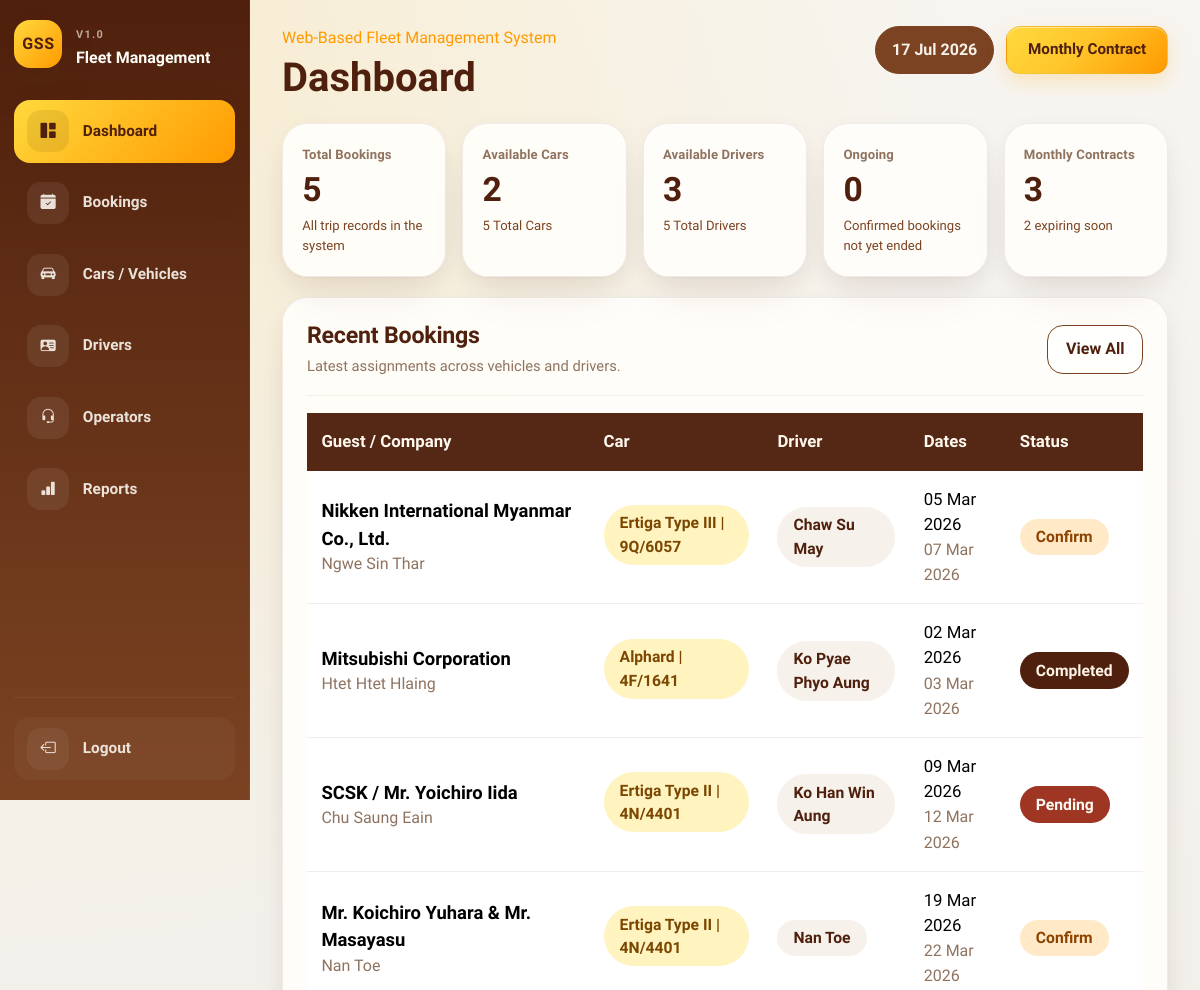
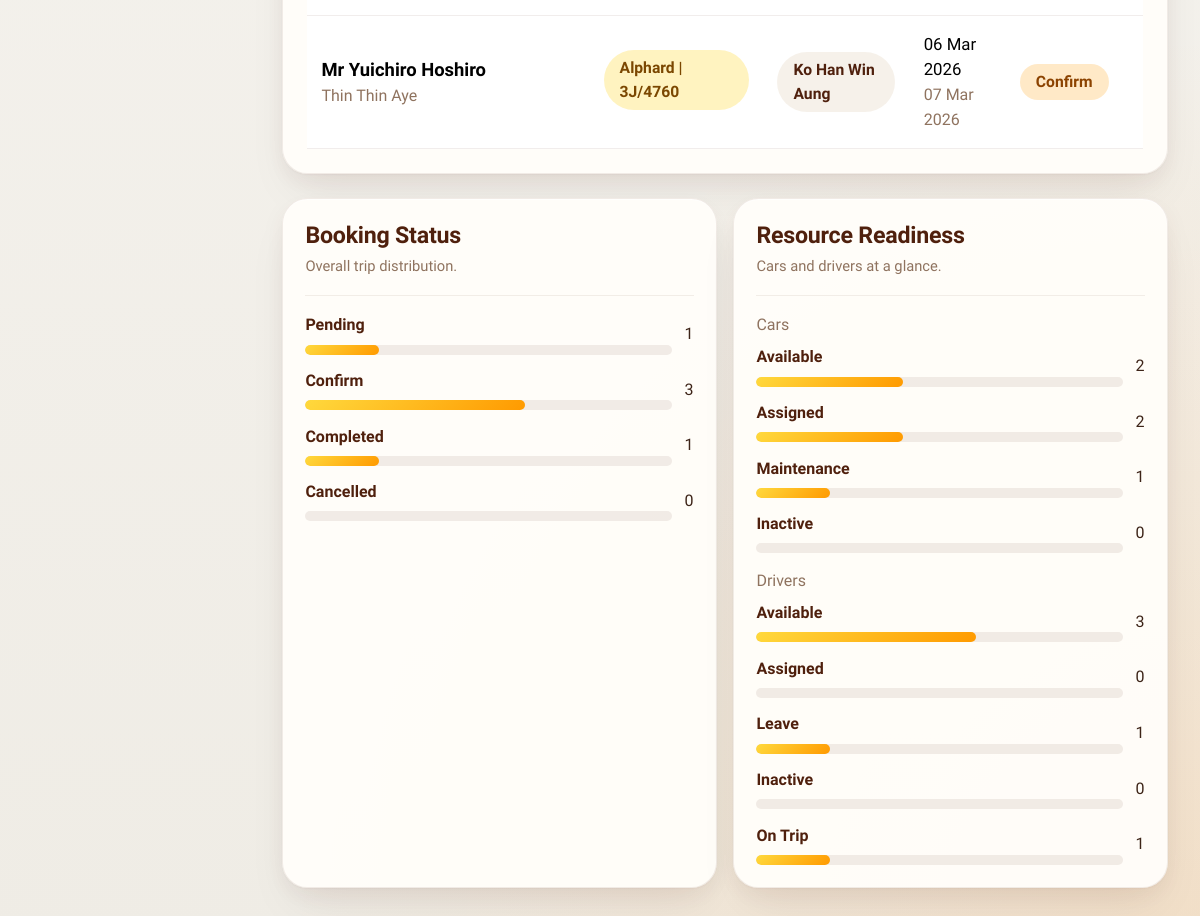
The app's page /index.php (signed in) with its own data (2 pictures, top to bottom).
### tables this page shows
CREATE TABLE bookings (

    id INT UNSIGNED AUTO_INCREMENT PRIMARY KEY,

    guest_company_name VARCHAR(255) NOT NULL,

    car_id INT UNSIGNED NULL,

    custom_car_name VARCHAR(255) NULL,

    secondary_car_id INT UNSIGNED NULL,

    driver_id INT UNSIGNED NULL,

    custom_driver_name VARCHAR(255) NULL,

    operator_id INT UNSIGNED NULL,

    operator_name VARCHAR(150) NOT NULL,

    even_odd ENUM('Even', 'Odd') NULL,

    start_date DATE NOT NULL,

    end_date DATE NOT NULL,

    status ENUM(
        'Pending',
        'Confirm',
        'Completed',
        'Cancelled'
    ) NOT NULL DEFAULT 'Pending',

    remark TEXT NULL,

    created_at TIMESTAMP DEFAULT CURRENT_TIMESTAMP,

    updated_at TIMESTAMP DEFAULT CURRENT_TIMESTAMP
    ON UPDATE CURRENT_TIMESTAMP,



    CONSTRAINT fk_bookings_car
    FOREIGN KEY (car_id)
    REFERENCES cars(id)
    ON UPDATE CASCADE
    ON DELETE SET NULL,



    CONSTRAINT fk_bookings_driver
    FOREIGN KEY (driver_id)
    REFERENCES drivers(id)
    ON UPDATE CASCADE
    ON DELETE SET NULL,

    CONSTRAINT fk_bookings_secondary_car
    FOREIGN KEY (secondary_car_id)
    REFERENCES cars(id)
    ON UPDATE CASCADE
    ON DELETE SET NULL,



    CONSTRAINT fk_bookings_operator
    FOREIGN KEY (operator_id)
    REFERENCES operators(id)
    ON UPDATE CASCADE
    ON DELETE SET NULL

);

CREATE TABLE operators (

    id INT UNSIGNED AUTO_INCREMENT PRIMARY KEY,

    full_name VARCHAR(150) NOT NULL UNIQUE,

    phone_number VARCHAR(30) NULL,

    operator_status ENUM(
        'Active',
        'Inactive'
    ) NOT NULL DEFAULT 'Active',

    note TEXT NULL,

    created_at TIMESTAMP DEFAULT CURRENT_TIMESTAMP,

    updated_at TIMESTAMP DEFAULT CURRENT_TIMESTAMP
    ON UPDATE CURRENT_TIMESTAMP

);

CREATE TABLE drivers (

    id INT UNSIGNED AUTO_INCREMENT PRIMARY KEY,

    full_name VARCHAR(150) NOT NULL,

    phone_number VARCHAR(30) NOT NULL,

    license_no VARCHAR(100) NULL UNIQUE,

    driver_status ENUM(
        'Available',
        'On Trip',
        'Leave',
        'Inactive'
    ) NOT NULL DEFAULT 'Available',

    note TEXT NULL,

    created_at TIMESTAMP DEFAULT CURRENT_TIMESTAMP,

    updated_at TIMESTAMP DEFAULT CURRENT_TIMESTAMP
    ON UPDATE CURRENT_TIMESTAMP

);

### includes/helpers.php (called while the page is built, shortened)
<?php
function e(?string $value): string
{
    return htmlspecialchars((string) $value, ENT_QUOTES, 'UTF-8');
}
function format_display_date(?string $date): string
{
    $timestamp = strtotime($date);
    return $timestamp ? date('d M Y', $timestamp) : $date;
}
function booking_statuses(): array
{
    return [
        'Pending',
        'Confirm',
        'Completed',
        'Cancelled',
    ];
}
function status_badge_class(string $status): string
{
    return match (strtolower($status)) {
        'confirm' => 'status-confirm',
        'completed' => 'status-completed',
        'cancelled' => 'status-cancelled',
        default => 'status-pending',
    };
}
function car_statuses(): array
{
    return [
        'Available',
        'Assigned',
        'Maintenance',
        'Inactive',
    ];
}
function driver_statuses(): array
{
    return [
        'Available',
        'Assigned',
        'Leave',
        'Inactive',
    ];
}
function booking_car_label(
    ?string $carType,
    ?string $plateNo = null,
    ?string $customCarName = null
): string {
    $customName = trim((string) $customCarName);
    $parts = array_values(array_filter([
        trim((string) $carType),
        trim((string) $plateNo),
    ], static fn (?string $value): bool => $value !== null && $value !== ''));
    return $parts === [] ? '-' : implode(' | ', $parts);
}
function booking_car_entries(array $booking): array
{
    $entries = [];
    $primaryCar = booking_car_label(
        $booking['car_type'] ?? null,
        $booking['plate_no'] ?? null,
        $booking['custom_car_name'] ?? null
    );
    if ($primaryCar !== '-') {
        $entries[] = $primaryCar;
    }
    $secondaryCar = booking_car_label(
        $booking['secondary_car_type'] ?? null,
        $booking['secondary_plate_no'] ?? null
    );
    return $entries === [] ? ['-'] : $entries;
}
function booking_driver_display(array $booking): string
{
    $customDriverName = trim((string) ($booking['custom_driver_name'] ?? ''));
    $driverName = trim((string) ($booking['driver_name'] ?? ''));
    return $driverName !== '' ? $driverName : '-';
}
function booking_operator_display(array $booking): string
{
    $operatorName = trim((string) ($booking['operator_full_name'] ?? $booking['operator_name'] ?? ''));
    return $operatorName !== '' ? $operatorName : '-';
}

### includes/dashboard-data.php (called while the page is built, shortened)
<?php
function dashboard_default_state(): array
{
    return [
        'summary' => [
            'total_bookings' => 0,
            'active_bookings' => 0,
            'total_cars' => 0,
            'available_cars' => 0,
            'total_drivers' => 0,
            'available_drivers' => 0,
            'total_contracts' => 0,
            'expiring_contracts' => 0,
        ],
        'recentBookings' => [],
        'bookingStatusCounts' => array_fill_keys(booking_statuses(), 0),
        'carStatusCounts' => array_fill_keys(car_statuses(), 0),
        'driverStatusCounts' => array_fill_keys(driver_statuses(), 0),
    ];
}
function dashboard_fetch_summary(mysqli $db): array
{
    $defaultSummary = dashboard_default_state()['summary'];
    $summaryResult = $db->query(
        "SELECT
            (SELECT COUNT(*) FROM bookings) AS total_bookings,
            (SELECT COUNT(*)
             FROM bookings
             WHERE status = 'Confirm'
             AND end_date >= CURDATE()) AS active_bookings,
            (SELECT COUNT(*) FROM cars) AS total_cars,
            (SELECT COUNT(*)
             FROM cars
             WHERE availability_status = 'Available') AS available_cars,
            (SELECT COUNT(*) FROM drivers) AS total_drivers,
            (SELECT COUNT(*)
             FROM drivers
             WHERE driver_status = 'Available') AS available_drivers,
            (SELECT COUNT(*)
             FROM monthly_contracts) AS total_contracts,
            (SELECT COUNT(*)
             FROM monthly_contracts
             WHERE status NOT IN ('Renewed', 'Cancelled')
             AND end_date BETWEEN CURDATE() AND DATE_ADD(CURDATE(), INTERVAL 30 DAY)) AS expiring_contracts"
    );
    return array_merge($defaultSummary, $summaryResult->fetch_assoc() ?: []);
}
function dashboard_fetch_recent_bookings(mysqli $db, int $limit = 6): array
{
    $recentBookings = [];
    $safeLimit = max(1, $limit);
    $recentResult = $db->query(
        "SELECT
            b.id,
            b.operator_id,
            b.guest_company_name,
            b.operator_name,
            b.custom_car_name,
            b.custom_driver_name,
            b.secondary_car_id,
            b.start_date,
            b.end_date,
            b.status,
            c.car_type,
            c.plate_no,
            c2.car_type AS secondary_car_type,
            c2.plate_no AS secondary_plate_no,
            d.full_name AS driver_name,
            o.full_name AS operator_full_name
         FROM bookings AS b
         LEFT JOIN cars AS c ON c.id = b.car_id
         LEFT JOIN cars AS c2 ON c2.id = b.secondary_car_id
         LEFT JOIN drivers AS d ON d.id = b.driver_id
         LEFT JOIN operators AS o ON o.id = b.operator_id
         ORDER BY b.id DESC
         LIMIT {$safeLimit}"
    );
    while ($row = $recentResult->fetch_assoc()) {
        $recentBookings[] = $row;
    }
    return $recentBookings;
}
function dashboard_fetch_label_counts(mysqli $db, string $query, array $defaultCounts): array
{
    $counts = $defaultCounts;
    $result = $db->query($query);
    while ($row = $result->fetch_assoc()) {
        $label = (string) ($row['label'] ?? '');
        $counts[$label] = (int) ($row['total'] ?? 0);
    }
    return $counts;
}
function load_dashboard_data(?mysqli $db): array
{
    $dashboardData = dashboard_default_state();
    $dashboardData['summary'] = dashboard_fetch_summary($db);
    $dashboardData['recentBookings'] = dashboard_fetch_recent_bookings($db);
    $dashboardData['bookingStatusCounts'] = dashboard_fetch_label_counts(
        $db,
        "SELECT status AS label, COUNT(*) AS total
         FROM bookings
         GROUP BY status",
        $dashboardData['bookingStatusCounts']
    );
    $dashboardData['carStatusCounts'] = dashboard_fetch_label_counts(
        $db,
        "SELECT availability_status AS label, COUNT(*) AS total
         FROM cars
         GROUP BY availability_status",
        $dashboardData['carStatusCounts']
    );
    $dashboardData['driverStatusCounts'] = dashboard_fetch_label_counts(
        $db,
        "SELECT driver_status AS label, COUNT(*) AS total
         FROM drivers
         GROUP BY driver_status",
        $dashboardData['driverStatusCounts']
    );
    return $dashboardData;
}

### includes/dashboard/recent-bookings-card.php (the view, shortened to what this page needs)
<?php
$recentBookings = $recentBookings ?? [];
?>
<div class="card-shell section-card">
    <div class="section-title">
        <div>
            <h2>Recent Bookings</h2>
            <p>Latest assignments across vehicles and drivers.</p>
        </div>
        <a class="btn btn-shell" href="bookings.php">View All</a>
    </div>
    <div class="table-responsive">
        <table class="table data-table dashboard-table">
            <thead>
                <tr>
                    <th>Guest / Company</th>
                    <th>Car</th>
                    <th>Driver</th>
                    <th>Dates</th>
                    <th>Status</th>
                </tr>
            </thead>
            <tbody>
                <?php if ($recentBookings === []): ?>
                    <tr>
                        <td colspan="5" class="text-center py-4 text-muted-soft">No bookings available yet.</td>
                    </tr>
                <?php else: ?>
                    <?php foreach ($recentBookings as $booking): ?>
                        <tr>
                            <td>
                                <div class="fw-semibold"><?= e($booking['guest_company_name']) ?></div>
                                <div class="soft-note"><?= e(booking_operator_display($booking)) ?></div>
                            </td>
                            <td>
                                <div class="d-flex flex-column align-items-start">
                                    <?php foreach (booking_car_entries($booking) as $carLabel): ?>
                                        <span class="table-pill car-pill mb-1"><?= e($carLabel) ?></span>
                                    <?php endforeach; ?>
                                </div>
                            </td>
                            <td><span class="table-pill driver-pill"><?= e(booking_driver_display($booking)) ?></span></td>
                            <td>
                                <?= e(format_display_date($booking['start_date'])) ?><br>
                                <span class="soft-note"><?= e(format_display_date($booking['end_date'])) ?></span>
                            </td>
                            <td><span class="status-pill <?= e(status_badge_class($booking['status'])) ?>"><?= e($booking['status']) ?></span></td>
                        </tr>
                    <?php endforeach; ?>
                <?php endif; ?>
            </tbody>
        </table>
    </div>
</div>

### records on screen
bookings: guest_company_name "Nikken International Myanmar Co., Ltd.", operator.full_name "Ngwe Sin Thar", carLabel "Ertiga Type III | 9Q/6057", driver.full_name "Chaw Su May", start_date "05 Mar 2026", end_date "07 Mar 2026", status "Confirm"
bookings: guest_company_name "Mitsubishi Corporation", operator.full_name "Htet Htet Hlaing", carLabel "Alphard | 4F/1641", driver.full_name "Ko Pyae Phyo Aung", start_date "02 Mar 2026", end_date "03 Mar 2026", status "Completed"
bookings: guest_company_name "SCSK / Mr. Yoichiro Iida", operator.full_name "Chu Saung Eain", carLabel "Ertiga Type II | 4N/4401", driver.full_name "Ko Han Win Aung", start_date "09 Mar 2026", end_date "12 Mar 2026", status "Pending"
bookings: guest_company_name "Mr. Koichiro Yuhara & Mr. Masayasu", operator.full_name "Nan Toe", carLabel "Ertiga Type II | 4N/4401", driver.full_name "Nan Toe", start_date "19 Mar 2026", end_date "22 Mar 2026", status "Confirm"
bookings: guest_company_name "Mr Yuichiro Hoshiro", operator.full_name "Thin Thin Aye", carLabel "Alphard | 3J/4760", driver.full_name "Ko Han Win Aung", start_date "06 Mar 2026", end_date "07 Mar 2026", status "Confirm"

### other values on screen
$sidebarBrandMark "GSS"
$sidebarKicker "V1.0"
$sidebarTitle "Fleet Management"
$item['label'] "Dashboard"
$item['label'] "Bookings"
$item['label'] "Cars / Vehicles"
$item['label'] "Drivers"
$item['label'] "Operators"
$item['label'] "Reports"
$pageKicker "Web-Based Fleet Management System"
$pageTitle "Dashboard"
$summary['total_bookings'] "5"
$summary['available_cars'] "2"
$summary['total_cars'] "5"
$summary['available_drivers'] "3"
